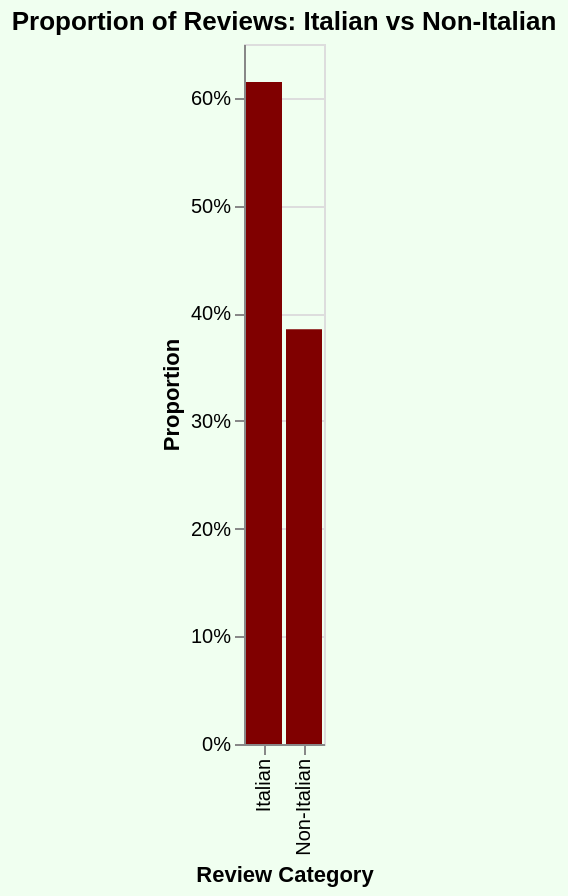

Vega-Lite specification stored for this chart:
### Vega-Lite specification from a JSON file in a GitHub repository (floating-point values rounded to 4 significant figures)
{"config": {"view": {"continuousWidth": 300, "continuousHeight": 300}}, "data": {"name": "data-27fc2130fe7ebace70e8b854be1d245e"}, "mark": {"type": "bar", "color": "#800000"}, "background": "#f0fff0", "encoding": {"tooltip": [{"field": "proportion", "format": ".2%", "title": "Proportion", "type": "quantitative"}], "x": {"field": "review_category", "sort": {"field": "proportion", "order": "descending"}, "title": "Review Category", "type": "nominal"}, "y": {"axis": {"format": "%"}, "field": "proportion", "title": "Proportion", "type": "quantitative"}}, "height": 350, "title": "Proportion of Reviews: Italian vs Non-Italian", "width": "container", "$schema": "https://vega.github.io/schema/vega-lite/v5.17.0.json", "datasets": {"data-27fc2130fe7ebace70e8b854be1d245e": [{"review_category": "Italian", "count_reviews": 322593, "proportion": 0.6148}, {"review_category": "Non-Italian", "count_reviews": 202146, "proportion": 0.3852}]}}
